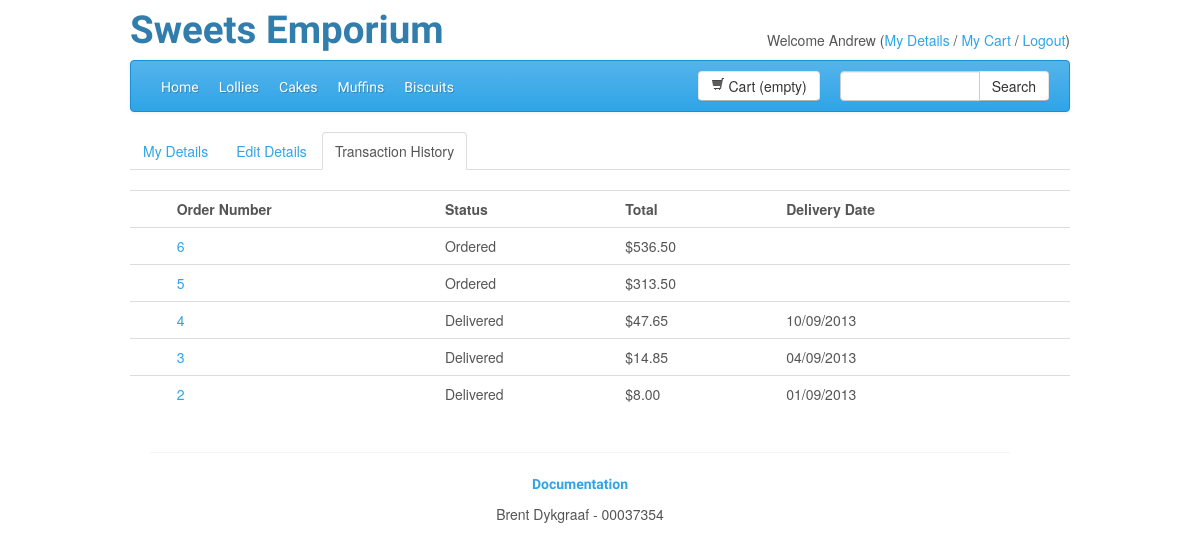
Screenshot of /index.php?s=history (signed in) with the database file from the repository.
### tables this page shows
CREATE TABLE IF NOT EXISTS `users` (
  `userId` int(11) NOT NULL AUTO_INCREMENT,
  `username` text NOT NULL,
  `password` text NOT NULL,
  `firstName` text NOT NULL,
  `lastName` text NOT NULL,
  `phone` text,
  `email` text NOT NULL,
  `address1` text NOT NULL,
  `address2` text,
  `suburb` text,
  `city` text NOT NULL,
  PRIMARY KEY (`userId`)
);

CREATE TABLE IF NOT EXISTS `orders` (
  `orderId` int(11) NOT NULL AUTO_INCREMENT,
  `userId` int(11) DEFAULT NULL,
  `deliveryDate` date DEFAULT NULL,
  `status` enum('Pending','Ordered','Delivered','') NOT NULL,
  PRIMARY KEY (`orderId`),
  FOREIGN KEY (`userId`) REFERENCES users(`userId`)
);

### index.php (called while the page is built, shortened)
<?php
$viewData = array();
include 'application/includes/pageController.php';
$layout = new Layout($viewData);
$layout->display();
?>

### application/src/User.php (called while the page is built, shortened)
<?php
class User {
	private $userID;
	private $firstName;
	private $dbConnection;
	public function __construct($userID, $dbConnection){
		$this->userID = $userID;
		$this->dbConnection = $dbConnection;
	}
	public function getOrders(){
		$orders = array();
		$query = "SELECT orderId FROM orders WHERE userId='".mysqli_real_escape_string($this->dbConnection, $this->getUserID())."' AND (status='Ordered' OR status='Delivered') ORDER BY orderId DESC;";
		$result = mysqli_query($this->dbConnection, $query);
		while ($row = $result->fetch_assoc()) {
			$orders[] = new Order($row["orderId"], $this->dbConnection);
		}
		return $orders;
	}
	public function getUserID(){
		return $this->userID;
	}
	public function getFirstName(){
		if (!$this->firstName){
			$query = "SELECT firstName FROM users WHERE userId='".mysqli_real_escape_string($this->dbConnection, $this->userID)."'";
			$result = mysqli_query($this->dbConnection, $query);
			$row = $result->fetch_row();
			$this->firstName = $row[0];
		}
		return $this->firstName;
	}
}

### application/src/Order.php (called while the page is built, shortened)
<?php
class Order {
	private $orderID;
	private $deliveryDate;
	private $status;
	private $itemList;
	private $dbConnection;
	public function __construct($orderID, $dbConnection){
		$this->orderID = $orderID;
		$this->dbConnection = $dbConnection;
		$this->getItemList();
	}
	public function getTotalCost(){
		$total = 0;
		foreach($this->getItemList() as $lineItem){
			$total += $lineItem->getQuantity()*$lineItem->getPrice();
		}
		return $total;
	}
	public function getOrderID(){
		return $this->orderID;
	}
	public function getDeliveryDate(){
		if (!$this->deliveryDate){
			$query = "SELECT deliveryDate FROM orders WHERE orderId='".mysqli_real_escape_string($this->dbConnection, $this->orderID)."'";
			$result = mysqli_query($this->dbConnection, $query);
			$row = $result->fetch_row();
			$this->deliveryDate = $row[0];
		}
		return $this->deliveryDate;
	}
	public function getStatus(){
		if (!$this->status){
			$query = "SELECT status FROM orders WHERE orderId='".mysqli_real_escape_string($this->dbConnection, $this->orderID)."'";
			$result = mysqli_query($this->dbConnection, $query);
			$row = $result->fetch_row();
			$this->status = $row[0];
		}
		return $this->status;
	}
	public function getItemList(){
		if (!$this->itemList){
			$list = array();
			$query = "SELECT * FROM orderitems WHERE orderId='".mysqli_real_escape_string($this->dbConnection, $this->orderID)."'";
			$result = mysqli_query($this->dbConnection, $query);
			while ($row = $result->fetch_assoc()) {
				$list[] = new OrderItem($row["orderId"], $row["productId"], $this->dbConnection);
			}
			$this->itemList = $list;
		}
		return $this->itemList;
	}
}

### application/includes/pageController.php (called while the page is built, shortened)
<?php
if($viewData["screen"] == "logout" && $viewData["user"] != null){
	session_destroy();
	header("Location: index.php");
} else if($viewData["screen"] == "ajxCartNumOfItems"){
	$viewData["type"] = "ajax";
} else if($viewData["screen"] == "ajxSearch"){
	$viewData["type"] = "ajax";
	$catalog = new Catalog($dbConnection);
	$viewData["searchResult"] = $catalog->search($viewData["term"]);
} else if($viewData["screen"] == "removeItem"){
	$productID = $viewData["page"];
	$orderID = $_SESSION["cartID"];
	$orderItem = new OrderItem($orderID, $productID, $dbConnection);
	$orderItem->delete();
	header("Location: index.php?s=orderview&p=cart");
} else if($viewData["screen"] == "confirmOrder"){
	$viewData["orderID"] = $viewData["cart"]->getorderID();
	$viewData["cart"]->confirmOrder();
	$viewData["cart"] = null;
	$_SESSION["cartID"] = null;
} else if($viewData["screen"] == "product"){
	$viewData["product"] = new Product($viewData["page"], $dbConnection);
} else if($viewData["screen"] == "userview"){
} else if($viewData["screen"] == "history"){
	$viewData["orders"] = $viewData["user"]->getOrders();
} else {
	$viewData["screen"] = "home";
}

### application/src/OrderItem.php (called while the page is built, shortened)
<?php
class OrderItem {
	private $orderID;
	private $productID;
	private $quantity;
	private $price;
	private $dbConnection;
	public function __construct($orderID, $productID, $dbConnection){
		$this->orderID = $orderID;
		$this->productID = $productID;
		$this->dbConnection = $dbConnection;
	}
	public function getQuantity(){
		if ($this->quantity === null){
			$query = "SELECT quantity FROM orderitems WHERE orderId='".mysqli_real_escape_string($this->dbConnection, $this->orderID);
			$query .= "' AND productId='".mysqli_real_escape_string($this->dbConnection, $this->productID)."'";
			$result = mysqli_query($this->dbConnection, $query);
			$row = $result->fetch_row();
			$this->quantity = $row[0];
		}
		return $this->quantity;
	}
	public function getPrice(){
		if (!$this->price){
			$query = "SELECT price FROM orderitems WHERE orderId='".mysqli_real_escape_string($this->dbConnection, $this->orderID);
			$query .= "' AND productId='".mysqli_real_escape_string($this->dbConnection, $this->productID)."'";
			$result = mysqli_query($this->dbConnection, $query);
			$row = $result->fetch_row();
			$this->price = $row[0];
		}
		return $this->price;
	}
}

### application/templates/pages/history.phtml (the view)
<?php include "application/templates/pages/usermenu.phtml";?>
	<?php if (!$orders || count($orders) < 1){ ?>
		<h5>No items to display</h5>
	<?php } else { ?>
		<table class="table">
			<tr>
				<th></th>
				<th>Order Number</th>
				<th>Status</th>
				<th>Total</th>
				<th>Delivery Date</th>
				<th></th>
			</tr>
			<?php
			foreach ($orders as $oldOrder){
			?>
			<tr>
				<td></td>
				<td><a href="index.php?s=orderview&amp;p=<?php echo $oldOrder->getOrderID(); ?>"><?php echo $oldOrder->getOrderID(); ?></a></td>
				<td><?php echo $oldOrder->getStatus(); ?></td>
				<td><?php echo '$'.number_format($oldOrder->getTotalCost(), 2); ?></td>
				<td><?php echo ($oldOrder->getDeliveryDate() != "0000-00-00") ? date("d/m/Y", strtotime($oldOrder->getDeliveryDate())) : ""; ?></td>
				<td></td>
			</tr>
			<?php
			}
			?>
		</table>
	<?php } ?>

### application/templates/layout/header.phtml (shortened to what this page needs)
<div class="row">
	<div class="header-title span7">
		<h1>Sweets Emporium</h1>
	</div>
	<div class="user-info span5 text-right">
		<?php
			if($user){
				echo "Welcome ".$user->getFirstName();
				echo '  (<a href="index.php?s=userview">My Details</a> / <a href="index.php?s=orderview&amp;p=cart">My Cart</a> / <a href="index.php?s=logout">Logout</a>)';
			} else {
				echo "Welcome Guest ( ";
				echo '<a href="index.php?s=login">Login</a> or ';
				echo '<a href="index.php?s=register">Register</a> )';
			}
		?>
	</div>
</div>
<div class="navbar">
	<div class="navbar-inner">
	<ul class="nav">
		<li <?php if($screen=="home"){echo 'class="active"';}?>><a href="index.php">Home</a></li>
		<li <?php if($screen=="category" && $page=="1"){echo 'class="active"';}?>><a href="index.php?s=category&amp;p=1">Lollies</a></li>
		<li <?php if($screen=="category" && $page=="2"){echo 'class="active"';}?>><a href="index.php?s=category&amp;p=2">Cakes</a></li>
		<li <?php if($screen=="category" && $page=="3"){echo 'class="active"';}?>><a href="index.php?s=category&amp;p=3">Muffins</a></li>
		<li <?php if($screen=="category" && $page=="4"){echo 'class="active"';}?>><a href="index.php?s=category&amp;p=4">Biscuits</a></li>
	</ul>
	<div class="input-append searchbox">
		<input class="span2" id="searchBox" type="text">
		<button class="btn" type="button" id="searchButton">Search</button>
	</div>
	<?php
	$numItems = "empty";
	 ?>
	<a href="index.php?s=orderview&amp;p=cart" id="cartHeader" class="btn btn cartbox"><i class="icon-shopping-cart"></i> Cart (<?php echo $numItems; ?>)</a>
	</div>
</div>

### public/css/custom.css (style rules this page uses)
.user-info { padding-top: 30px; }
.searchbox { float: right; padding: 10px 0px 0px 20px; }
.cartbox { float: right; }
.input-append { float: right; }

### rows the page displays
users: firstName "Andrew"
orders: orderId "6", status "Ordered", TotalCost "536.50"
orders: orderId "5", status "Ordered", TotalCost "313.50"
orders: orderId "4", status "Delivered", deliveryDate "10/09/2013"
orders: orderId "3", status "Delivered", deliveryDate "04/09/2013"
orders: orderId "2", status "Delivered", deliveryDate "01/09/2013"

### other values shown
$numItems "empty"
$oldOrder->getTotalCost() "47.65"
$oldOrder->getTotalCost() "14.85"
$oldOrder->getTotalCost() "8.00"
